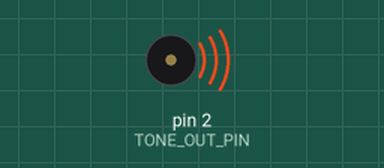
A sketch run on a simulated Arduino Uno, built with avr-gcc and run on an emulated ATmega328P. On the bench: buzzer (waves = sounding).

Above: at 0.5 s.
Timing chart, 0 to 4.6 s (numbered marks = the images above):
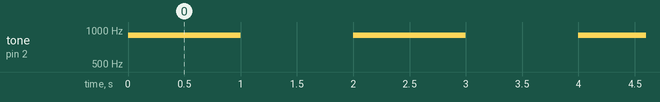

Measured:
- by itself, tone on pin 2 (TONE_OUT_PIN): alternates 900 Hz for 1.0 s and silent for 1.0 s

The sketch:

testtone.ino
```cpp
#define TONE_OUT_PIN 2
void setup() {
  // put your setup code here, to run once:
  pinMode(TONE_OUT_PIN, OUTPUT);
}

void loop() {
  // put your main code here, to run repeatedly:
  tone(TONE_OUT_PIN, 900);
  delay(1000);
  noTone(TONE_OUT_PIN);
  delay(1000);
}
```
